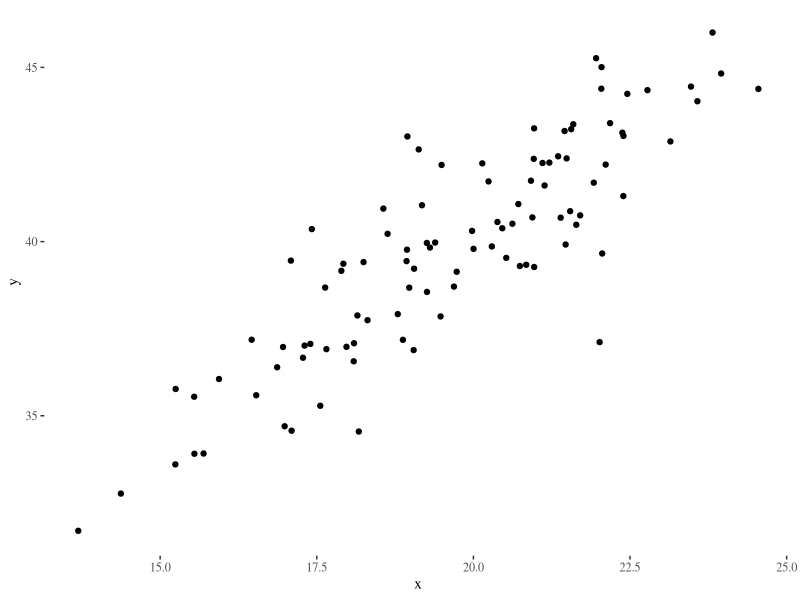
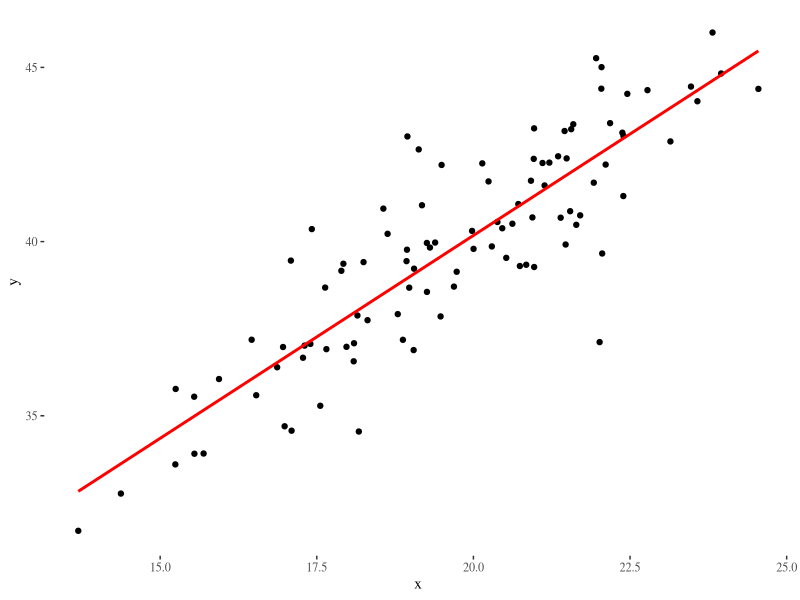
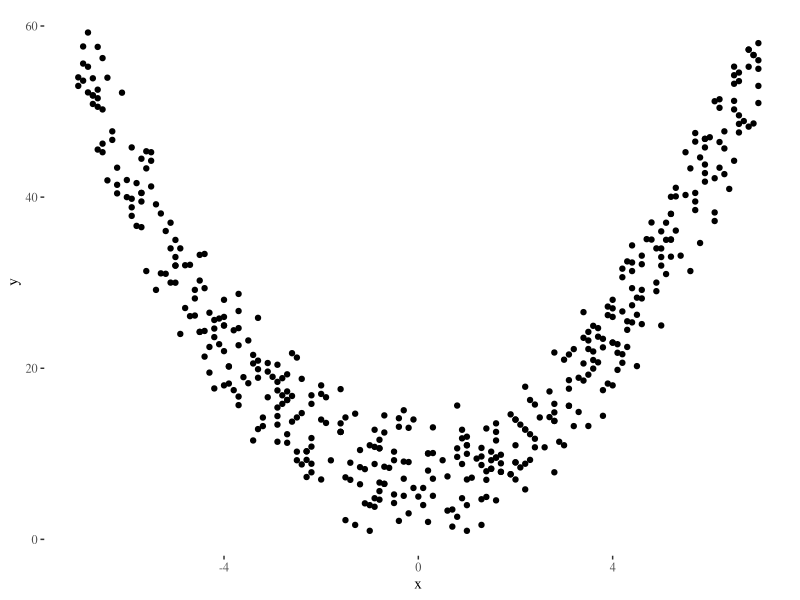
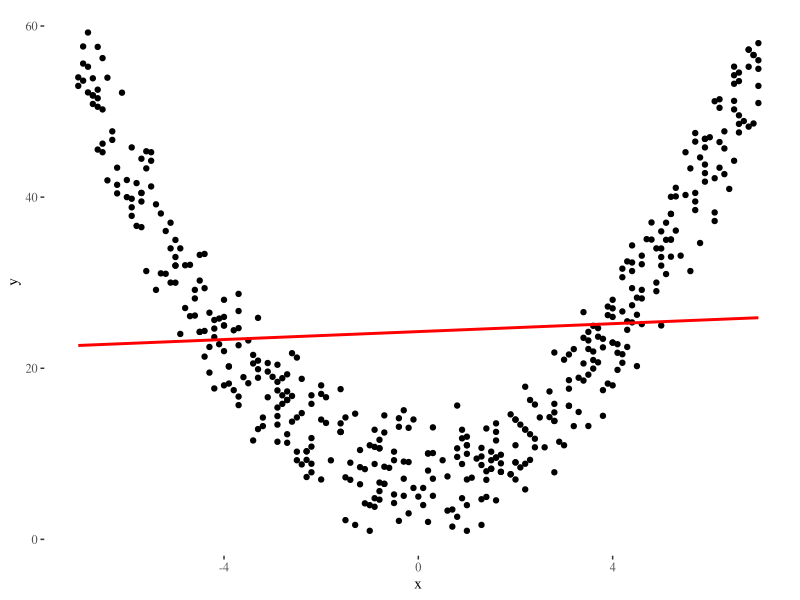

Here is the R script that generated these plots, in order:
## ---- chunk 1
knitr::opts_chunk$set(echo = FALSE, message=FALSE)
library(dplyr)
library(ggplot2)
library(ggthemes)
library(bayestestR)
library(dplyr)
update_geom_defaults("bar", list(fill="red",color="red",alpha=.5))
update_geom_defaults("density", list(fill="red",color="red", alpha=.5))
theme_set(theme_tufte())
# my_data <- read.csv("./data/usu_individual_T420.txt", sep=";")
# my_data <- my_data %>%
#   select(PP08D1,CH04,CH12,REGION ) %>%
#   rename("ingreso" = PP08D1) %>%
#   rename("sexo" = CH04)
# my_data$sexo <- factor(my_data$sexo, labels = c("1"="varón", "2"="mujer"))
# my_data <- my_data %>% filter(ingreso >= 0)
## ---- chunk 2
M <- as.table(rbind(c(762, 468), c(484, 477)))
dimnames(M) <- list(gender = c("Mujeres", "Hombres"),
                    party = c("A favor", "En contra"))
knitr::kable(M, caption = "Opinión sobre la Ley del Aborto")
## ---- chunk 3
myTest <- chisq.test(M)
M3 <- myTest$expected 
M3 <- cbind(M3,rowSums(M3))
M3 <- rbind(M3,colSums(M3))
M3 <- as.data.frame(M3) %>% 
  rename(total=V3)
row.names(M3) <- c("Mujeres","Hombres","total")
M3%>% 
  knitr::kable( format.args = list(decimal.mark=','), digits=2,
                caption="Valores esperados: opiniones sobre la ley del aborto.")
## ---- chunk 4
M4 <- myTest$observed - myTest$expected

M4 %>% knitr::kable(caption='Diferencias entre valores observados y esperados.', digits = 2, format.args = list(decimal.mark=","))
## ---- chunk 5
M <- as.table(rbind(c(762, 468), c(484, 477)))
dimnames(M) <- list(gender = c("Mujeres", "Hombres"),
                    party = c("A favor", "En contra"))

chisq.test(M)
## ---- chunk 6
x <- c(Mujeres=123,Hombres=96)
chisq.test(x) # Assume 50-50
## ---- chunk 7
chisq.test(x, p = c(0.50,0.50))
## ---- chunk 8
library(mvtnorm)

set.seed(1)
correlation <- c(-0.9999, -0.9, -0.75,-.5, -0.3, 0, 0.3, 0.75, 0.9, 0.9999)
n_sim <- 100
values <- NULL
for(i in seq_len(length(correlation))){
  rho <- correlation[i]
  sigma <- matrix(c(5, rho * sqrt(50), rho * sqrt(50), 10), 2, 2)
  sim <- rmvnorm(
    n = n_sim,
    mean = c(20,40),
    sigma = sigma
    ) %>%
    as_tibble() %>%
    mutate(correlation = round(rho,2))
  values <- bind_rows(values, sim)
}
names(values) <- c("x","y","correlation")
## ---- chunk 9
  ggplot(data = values %>% filter(correlation ==.9), mapping = aes(x,y)) +
  geom_point() 
## ---- chunk 10
  ggplot(data = values %>% filter(correlation ==.9), mapping = aes(x,y)) +
  geom_point() +
  geom_smooth(method="lm", color="red", se=F, alpha=.4)
## ---- chunk 11
set.seed(1)
tmpDF <- data.frame(x=seq(-7,7,by=.1))
tmpDF$y=tmpDF$x^2
for(i in 1:5){
tmpDF <- tmpDF %>% 
  bind_rows(data.frame(x=tmpDF$x,y=tmpDF$y+i))
}

tmpDF %>%
  sample_frac(.10) %>% 
  ggplot( aes(x,y))+
  geom_point()+ylab("y") -> gg
gg
## ---- chunk 12
gg+  geom_smooth(method="lm", color="red", se=F, alpha=.4)
## ---- chunk 13
datos<- data.frame(
  Estudiante = c( 1, 2, 3, 4, 5, 6, 7, 8, 9, 10, 11, 12) %>% as.character(),
  x = c( 17, 13, 12, 14, 15, 8, 9, 13, 11, 14, 12, 16),
  y = c( 15, 13, 8, 17, 16, 9, 14, 10, 16, 13, 14, 17)
) 
## ---- chunk 14
datos %>% 
  knitr::kable(
    caption = "Resultados de un examen de tradución (x) y de comprensión (y) de ingles.",
    format.args = list(decimal.mark = ","),
                       booktabs=TRUE
  )

## ---- chunk 15
datos<- data.frame(
  Estudiante = c( 1, 2, 3, 4, 5, 6, 7, 8, 9, 10, 11, 12),
  x = c( 17, 13, 12, 14, 15, 8, 9, 13, 11, 14, 12, 16),
  y = c( 15, 13, 8, 17, 16, 9, 14, 10, 16, 13, 14, 17)
) 
cor(datos$x, datos$y)
## ---- chunk 16
rankings <- data.frame(
  Cafe.A = c(7, 6, 4, 5, 8, 7, 10, 3, 9, 2),
  Cafe.B = c(5, 4, 5, 6, 10, 7, 9, 2, 8, 1)
)

# Llamamos función
cor(rankings$Cafe.A, rankings$Cafe.B, method = "spearman")
## ---- chunk 17
cor(rankings$Cafe.A, rankings$Cafe.B, method = "kendall")
## ---- chunk 18
datos<- data.frame(
  Estudiante = c( 1, 2, 3, 4, 5, 6, 7, 8, 9, 10, 11, 12),
  x = c( 17, 13, 120, 14, 15, 8, 9, 13, 11, 14, 120, 160),
  y = c( 16, 13, 8, 17, 16, 9, 14, 10, 16, 13, 14, 17)
) 
cor(datos$x,datos$y)
## ---- chunk 19
cor(datos$x,datos$y, method = "spearman")
